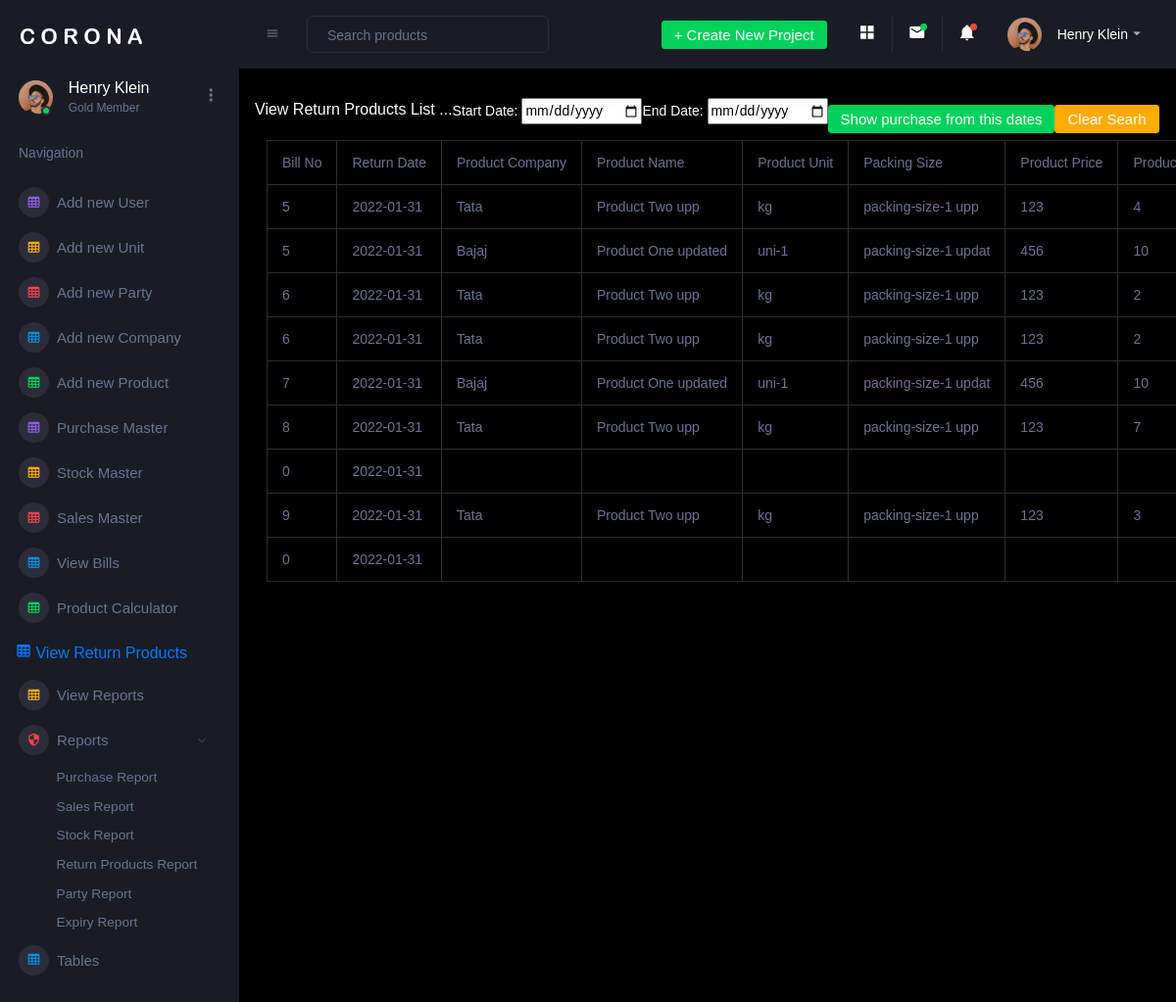
The page /admin/return_product_list.php (signed in) on the database its author committed.
### tables this page shows
CREATE TABLE `return_products` (
  `retuen_by` varchar(50) NOT NULL,
  `id` int(5) NOT NULL,
  `bill_no` int(10) NOT NULL,
  `return_date` varchar(15) NOT NULL,
  `product_company` varchar(50) NOT NULL,
  `product_name` varchar(50) NOT NULL,
  `product_unit` varchar(20) NOT NULL,
  `product_size` varchar(20) NOT NULL,
  `product_price` varchar(10) NOT NULL,
  `product_qty` varchar(10) NOT NULL,
  `total` varchar(10) NOT NULL
);

### admin/return_product_list.php (the view, shortened to what this page needs)
<?php
include "header.php";
include "../user/connection.php";
?>
    <div class="main-panel">
        <div class="content-wrapper">
            <div class="row">
              View Return Products List  ...
              <form class="form-inline" name="form1"  action="" method="post">
                  <p>Start Date: <input type="date" id="startdate" name="startdate"></p>
                  <p>End Date: <input type="date" id="enddate" name="enddate"></p>
                  <button type="submit" name="submit1" class="btn btn-success">Show purchase from this dates</button>
                  <button type="button" name="submit2" class="btn btn-warning" onclick="window.location.href=window.location.href" >  Clear Searh  </button>
             </form>
            </div>
            <?php
              if(isset($_POST["submit1"])){ ?>
   <table class="table table-bordered">
                <tr>
                    <td> Bill No </td>
                    <td> Return Date </td>
                    <td> Product Company </td>
                    <td> Product Name </td>
                    <td> Product Unit </td>
                    <td> Packing Size </td>
                    <td> Product Price </td>
                    <td> Product Qty </td>
                    <td> Total</td>
                </tr>
                <?php
                  $res=mysqli_query($link,"select * from return_products where(return_date>='$_POST[startdate]' && return_date<='$_POST[enddate]') order by id asc");
                  while($row = mysqli_fetch_assoc($res)){
                      echo "<tr>";
                      echo "<td>"; echo $row["bill_no"];  echo "</td>";
                      echo "<td>"; echo $row["return_date"];  echo "</td>";
                      echo "<td>"; echo $row["product_company"];  echo "</td>";
                      echo "<td>"; echo $row["product_name"];  echo "</td>";
                      echo "<td>"; echo $row["product_unit"];  echo "</td>";
                      echo "<td>"; echo $row["product_size"];  echo "</td>";
                      echo "<td>"; echo $row["product_price"];  echo "</td>";
                      echo "<td>"; echo $row["product_qty"];  echo "</td>";
                      echo "<td>"; echo $row["total"];  echo "</td>";
                      echo "</tr>";
                  }
                ?>
            </table>
              <?php }else{ ?>
                <table class="table table-bordered">
                <tr>
                    <td> Bill No </td>
                    <td> Return Date </td>
                    <td> Product Company </td>
                    <td> Product Name </td>
                    <td> Product Unit </td>
                    <td> Packing Size </td>
                    <td> Product Price </td>
                    <td> Product Qty </td>
                </tr>
                <?php
                  $res=mysqli_query($link,"select * from return_products order by id asc");
                  while($row = mysqli_fetch_assoc($res)){
                      echo "<tr>";
                      echo "<td>"; echo $row["bill_no"];  echo "</td>";
                      echo "<td>"; echo $row["return_date"];  echo "</td>";
                      echo "<td>"; echo $row["product_company"];  echo "</td>";
                      echo "<td>"; echo $row["product_name"];  echo "</td>";
                      echo "<td>"; echo $row["product_unit"];  echo "</td>";
                      echo "<td>"; echo $row["product_size"];  echo "</td>";
                      echo "<td>"; echo $row["product_price"];  echo "</td>";
                      echo "<td>"; echo $row["product_qty"];  echo "</td>";
                      echo "</tr>";
                  }
                ?>
            </table>
             <?php } ?>
            </div>
        </div>
    </div>

### rows shown on the page
return_products: bill_no "5", return_date "2022-01-31", product_company "Tata", product_name "Product Two upp", product_unit "kg", product_size "packing-size-1 upp", product_price "123", product_qty "4"
return_products: bill_no "5", return_date "2022-01-31", product_company "Bajaj", product_name "Product One updated", product_unit "uni-1", product_size "packing-size-1 updat", product_price "456", product_qty "10"
return_products: bill_no "6", return_date "2022-01-31", product_company "Tata", product_name "Product Two upp", product_unit "kg", product_size "packing-size-1 upp", product_price "123", product_qty "2"
return_products: bill_no "6", return_date "2022-01-31", product_company "Tata", product_name "Product Two upp", product_unit "kg", product_size "packing-size-1 upp", product_price "123", product_qty "2"
return_products: bill_no "7", return_date "2022-01-31", product_company "Bajaj", product_name "Product One updated", product_unit "uni-1", product_size "packing-size-1 updat", product_price "456", product_qty "10"
return_products: bill_no "8", return_date "2022-01-31", product_company "Tata", product_name "Product Two upp", product_unit "kg", product_size "packing-size-1 upp", product_price "123", product_qty "7"
return_products: bill_no "0", return_date "2022-01-31"
return_products: bill_no "9", return_date "2022-01-31", product_company "Tata", product_name "Product Two upp", product_unit "kg", product_size "packing-size-1 upp", product_price "123", product_qty "3"
return_products: bill_no "0", return_date "2022-01-31"
